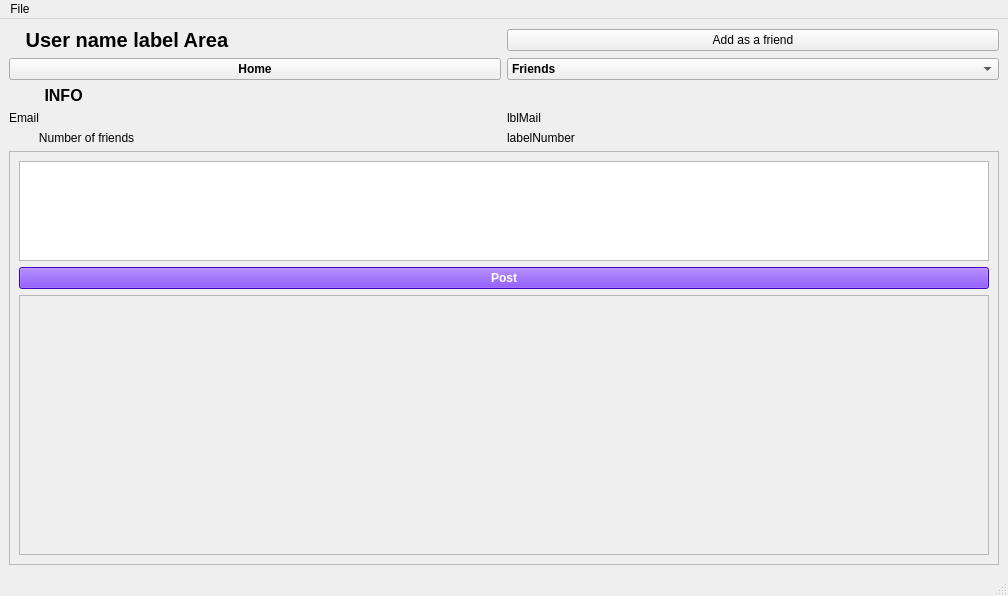
<?xml version="1.0" encoding="UTF-8"?>
<ui version="4.0">
 <class>ProfilePage</class>
 <widget class="QMainWindow" name="ProfilePage">
  <property name="geometry">
   <rect>
    <x>0</x>
    <y>0</y>
    <width>1008</width>
    <height>596</height>
   </rect>
  </property>
  <property name="windowTitle">
   <string>MainWindow</string>
  </property>
  <widget class="QWidget" name="centralwidget">
   <layout class="QGridLayout" name="gridLayout">
    <item row="0" column="0">
     <layout class="QVBoxLayout" name="verticalLayout_3">
      <item>
       <layout class="QHBoxLayout" name="horizontalLayout_4">
        <item>
         <widget class="QLabel" name="lblUserName">
          <property name="font">
           <font>
            <family>Arial</family>
            <pointsize>15</pointsize>
            <weight>75</weight>
            <bold>true</bold>
           </font>
          </property>
          <property name="text">
           <string>   User name label Area</string>
          </property>
         </widget>
        </item>
        <item>
         <widget class="QPushButton" name="addFriendBtn">
          <property name="text">
           <string>Add as a friend</string>
          </property>
         </widget>
        </item>
       </layout>
      </item>
      <item>
       <layout class="QHBoxLayout" name="horizontalLayout">
        <item>
         <widget class="QPushButton" name="pushButton_2">
          <property name="font">
           <font>
            <family>Arial</family>
            <pointsize>9</pointsize>
            <weight>75</weight>
            <bold>true</bold>
           </font>
          </property>
          <property name="text">
           <string>Home</string>
          </property>
         </widget>
        </item>
        <item>
         <widget class="QComboBox" name="friendsComboBox">
          <property name="font">
           <font>
            <family>Arial</family>
            <pointsize>9</pointsize>
            <weight>75</weight>
            <bold>true</bold>
           </font>
          </property>
          <property name="currentText">
           <string>Friends</string>
          </property>
          <property name="maxVisibleItems">
           <number>8</number>
          </property>
          <item>
           <property name="text">
            <string>Friends</string>
           </property>
          </item>
         </widget>
        </item>
       </layout>
      </item>
      <item>
       <layout class="QVBoxLayout" name="verticalLayout_2">
        <item>
         <widget class="QLabel" name="label">
          <property name="font">
           <font>
            <family>Arial</family>
            <pointsize>12</pointsize>
            <weight>75</weight>
            <bold>true</bold>
           </font>
          </property>
          <property name="text">
           <string>        INFO</string>
          </property>
         </widget>
        </item>
        <item>
         <layout class="QHBoxLayout" name="horizontalLayout_2">
          <item>
           <layout class="QVBoxLayout" name="verticalLayout_5"/>
          </item>
          <item>
           <widget class="QLabel" name="txtMail">
            <property name="font">
             <font>
              <family>Arial</family>
              <pointsize>9</pointsize>
             </font>
            </property>
            <property name="text">
             <string>Email</string>
            </property>
           </widget>
          </item>
          <item>
           <widget class="QLabel" name="lblMail">
            <property name="text">
             <string>lblMail</string>
            </property>
           </widget>
          </item>
         </layout>
        </item>
        <item>
         <layout class="QHBoxLayout" name="horizontalLayout_3">
          <item>
           <widget class="QLabel" name="label_3">
            <property name="font">
             <font>
              <family>Arial</family>
              <pointsize>9</pointsize>
             </font>
            </property>
            <property name="text">
             <string>         Number of friends</string>
            </property>
           </widget>
          </item>
          <item>
           <widget class="QLabel" name="labelNumber">
            <property name="text">
             <string>labelNumber</string>
            </property>
           </widget>
          </item>
         </layout>
        </item>
       </layout>
      </item>
      <item>
       <widget class="QScrollArea" name="scrollArea">
        <property name="styleSheet">
         <string notr="true">border-color:blue;
</string>
        </property>
        <property name="widgetResizable">
         <bool>true</bool>
        </property>
        <widget class="QWidget" name="scrollAreaWidgetContents_2">
         <property name="geometry">
          <rect>
           <x>0</x>
           <y>0</y>
           <width>982</width>
           <height>349</height>
          </rect>
         </property>
         <layout class="QGridLayout" name="gridLayout_2">
          <item row="0" column="0">
           <widget class="QPlainTextEdit" name="newPost_txtEdit">
            <property name="maximumSize">
             <size>
              <width>16777215</width>
              <height>100</height>
             </size>
            </property>
            <property name="plainText">
             <string/>
            </property>
            <property name="placeholderText">
             <string>   What's on your mind?</string>
            </property>
           </widget>
          </item>
          <item row="1" column="0">
           <widget class="QPushButton" name="Post_btn">
            <property name="font">
             <font>
              <family>Arial</family>
              <pointsize>9</pointsize>
              <weight>75</weight>
              <bold>true</bold>
             </font>
            </property>
            <property name="autoFillBackground">
             <bool>false</bool>
            </property>
            <property name="styleSheet">
             <string notr="true">background-color: rgb(85, 0, 255);
color:white;
selection-color: rgb(255, 255, 255);</string>
            </property>
            <property name="text">
             <string>Post</string>
            </property>
           </widget>
          </item>
          <item row="2" column="0">
           <widget class="QScrollArea" name="PostsArea">
            <property name="widgetResizable">
             <bool>true</bool>
            </property>
            <widget class="QWidget" name="scrollAreaWidgetContents">
             <property name="geometry">
              <rect>
               <x>0</x>
               <y>0</y>
               <width>958</width>
               <height>183</height>
              </rect>
             </property>
            </widget>
           </widget>
          </item>
         </layout>
        </widget>
       </widget>
      </item>
      <item>
       <layout class="QVBoxLayout" name="verticalLayout"/>
      </item>
     </layout>
    </item>
   </layout>
  </widget>
  <widget class="QMenuBar" name="menubar">
   <property name="geometry">
    <rect>
     <x>0</x>
     <y>0</y>
     <width>1008</width>
     <height>26</height>
    </rect>
   </property>
   <widget class="QMenu" name="menuFile">
    <property name="title">
     <string>File</string>
    </property>
    <addaction name="actionLog_out"/>
    <addaction name="separator"/>
   </widget>
   <addaction name="menuFile"/>
  </widget>
  <widget class="QStatusBar" name="statusbar"/>
  <action name="actionLog_out">
   <property name="text">
    <string>Log out</string>
   </property>
  </action>
 </widget>
 <resources/>
 <connections/>
</ui>
